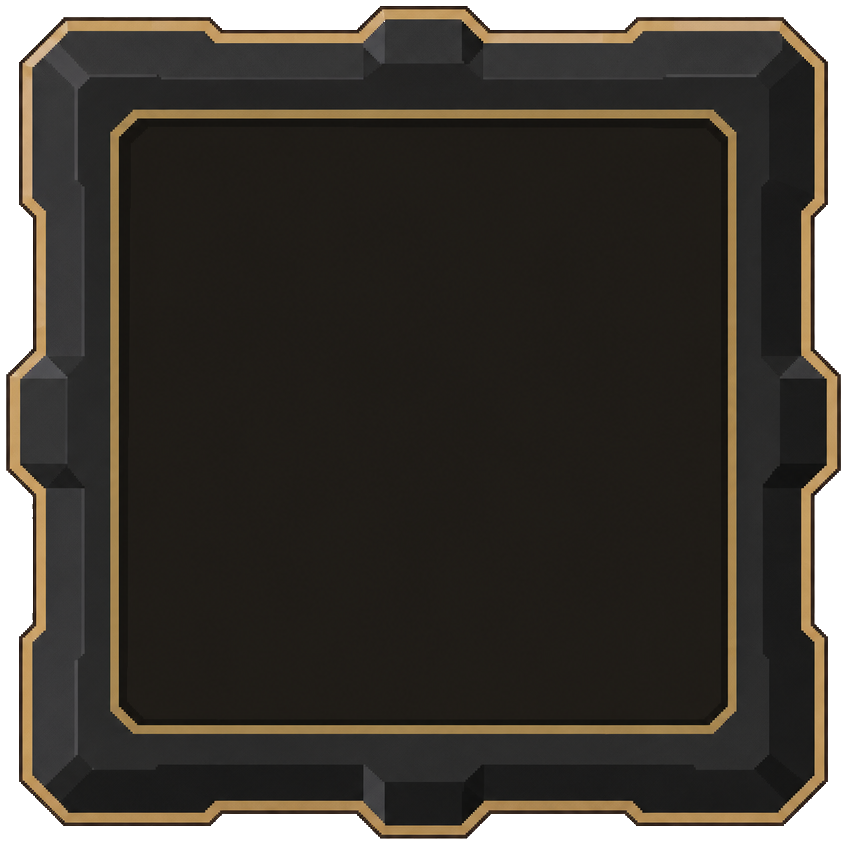
#> input picture context/design/hud-assets/hud-ability-slot.png, 847 x 845 px, found by its file name; its folder holds only this picture in this run
$ python _polish_chrome.py
#> lines starting #> are read from the running program, lines starting #| are printed output that depends on the picture; after the words box and inside, x2 and y2 are one past the last pixel; in counts of white or black regions, pixels touching at a corner belong together
"""Polish HUD / dialogue chrome PNGs: true alpha, hollow centers, trim fringe.

Writes into both context/design/{hud,dialogue}-assets and samples/.../assets/ui/{hud,dialogue}.
"""
from __future__ import annotations

from pathlib import Path

import numpy as np
from PIL import Image

REPO = Path(__file__).resolve().parents[3]
PAIRS = [
    (
        Path(__file__).resolve().parent,
        REPO / "samples" / "open-world-rpg" / "assets" / "ui" / "hud",
        "hud-*.png",
    ),
    (
        REPO / "context" / "design" / "dialogue-assets",
        REPO / "samples" / "open-world-rpg" / "assets" / "ui" / "dialogue",
        "dialogue-*.png",
    ),
]

# Hollow circular rings — punch interior disk.
HOLLOW_CIRCLES = {
    "hud-portrait-ring-hollow.png",
    "hud-portrait-ring.png",
    "hud-minimap-frame.png",
    "dialogue-portrait-ring.png",
}

# Rectangular frames with hollow interior (panel frame).
HOLLOW_FRAMES = {
    "dialogue-panel-frame.png",
}

# Horizontal rail chrome with hollow fill between rails.
HOLLOW_BARS = {
    "hud-resource-bar.png",
}


def luma(rgb: np.ndarray) -> np.ndarray:
    r = rgb[..., 0].astype(np.float32)
    g = rgb[..., 1].astype(np.float32)
    b = rgb[..., 2].astype(np.float32)
    return 0.2126 * r + 0.7152 * g + 0.0722 * b


def chroma(rgb: np.ndarray) -> np.ndarray:
    r = rgb[..., 0].astype(np.float32)
    g = rgb[..., 1].astype(np.float32)
    b = rgb[..., 2].astype(np.float32)
    return np.maximum(np.maximum(r, g), b) - np.minimum(np.minimum(r, g), b)


def checker_mask(rgb: np.ndarray) -> np.ndarray:
    return (chroma(rgb) < 32) & (luma(rgb) > 150)


def flood_from_border(seed: np.ndarray) -> np.ndarray:
    h, w = seed.shape
    visited = np.zeros((h, w), dtype=bool)
    stack: list[tuple[int, int]] = []
    for x in range(w):
        if seed[0, x]:
            stack.append((0, x))
        if seed[h - 1, x]:
            stack.append((h - 1, x))
    for y in range(h):
        if seed[y, 0]:
            stack.append((y, 0))
        if seed[y, w - 1]:
            stack.append((y, w - 1))
    while stack:
        y, x = stack.pop()
        if y < 0 or y >= h or x < 0 or x >= w or visited[y, x] or not seed[y, x]:
            continue
        visited[y, x] = True
        stack.extend(((y - 1, x), (y + 1, x), (y, x - 1), (y, x + 1)))
    return visited


def punch_near_black_border(rgb: np.ndarray, alpha: np.ndarray) -> np.ndarray:
    seed = (alpha > 0) & (chroma(rgb) < 22) & (luma(rgb) < 36)
    return flood_from_border(seed)


def punch_black_background(rgb: np.ndarray, alpha: np.ndarray) -> np.ndarray:
    """Treat near-black low-chroma pixels connected to border as transparent backdrop."""
    seed = (alpha > 0) & (chroma(rgb) < 28) & (luma(rgb) < 42)
    return flood_from_border(seed)


def hollow_circle(alpha: np.ndarray, inner_ratio: float = 0.62) -> np.ndarray:
    h, w = alpha.shape
    yy, xx = np.ogrid[:h, :w]
    cy, cx = (h - 1) * 0.5, (w - 1) * 0.5
    rr = np.sqrt((yy - cy) ** 2 + (xx - cx) ** 2)
    outer = min(h, w) * 0.5
    # Keep ring; clear well inside inner_ratio of outer radius where currently opaque.
    hole = rr < (outer * inner_ratio)
    # Only punch where alpha is currently opaque and roughly circular interior.
    return hole


# [27 lines left out: functions hollow_frame_rect, hollow_bar_rail, not called in this run]


def trim_to_content(arr: np.ndarray, pad: int = 4) -> np.ndarray:
    alpha = arr[..., 3]
    ys, xs = np.where(alpha > 8)
    if len(xs) == 0:
        return arr
    y0 = max(0, int(ys.min()) - pad)
    y1 = min(arr.shape[0], int(ys.max()) + 1 + pad)
    x0 = max(0, int(xs.min()) - pad)
    x1 = min(arr.shape[1], int(xs.max()) + 1 + pad)
    return arr[y0:y1, x0:x1]


def polish(path: Path, out_dirs: list[Path]) -> None:
    name = path.name
    im = Image.open(path).convert("RGBA")
    arr = np.array(im)
    rgb = arr[..., :3]
    alpha = arr[..., 3].copy()

    kill = checker_mask(rgb) & (alpha > 0)
    alpha[kill] = 0
    # Resource-bar rails are near-black — only flood-punch from the very dark border.
    if name in HOLLOW_BARS:
        alpha[punch_near_black_border(rgb, alpha)] = 0
    else:
        alpha[punch_black_background(rgb, alpha)] = 0
        alpha[punch_near_black_border(rgb, alpha)] = 0

    if name in HOLLOW_CIRCLES:
        # Portrait with baked face keeps more fill; hollow variants punch deeper.
        if "hollow" in name or name == "dialogue-portrait-ring.png" or name == "hud-minimap-frame.png":
            ratio = 0.58 if "minimap" in name else 0.62
            hole = hollow_circle(alpha, inner_ratio=ratio)
            alpha[hole] = 0
        elif name == "hud-portrait-ring.png":
            # Keep face placeholder but clear outer black fringe only (already done).
            pass

    if name in HOLLOW_FRAMES:
        alpha[hollow_frame_rect(alpha)] = 0

    if name in HOLLOW_BARS:
        # Avoid eating dark rails — only punch near-black fill / backdrop.
        alpha[hollow_bar_rail(rgb, alpha)] = 0

    out = arr.copy()
    out[..., 3] = alpha
    transparent = out[..., 3] == 0
    out[transparent, 0:3] = 0
    out = trim_to_content(out, pad=6)

    result = Image.fromarray(out)
    for d in out_dirs:
        d.mkdir(parents=True, exist_ok=True)
        result.save(d / name, optimize=True)
    print(f"{name}: transparent={transparent.mean():.1%} size={out.shape[1]}x{out.shape[0]}")


ORIGINALS = Path(r"C:\Users\johnr\.cursor\projects\c-Users-johnr-Documents-3DGameIdea\assets")


def main() -> None:
    for design_dir, sample_dir, pattern in PAIRS:
        for path in sorted(design_dir.glob(pattern)):
            src = ORIGINALS / path.name
            if src.exists():
                Image.open(src).convert("RGBA").save(path)
                print(f"restored {path.name}")
            polish(path, [design_dir, sample_dir])
#> in polish, im is the input picture: PIL image 847x845 RGBA; mean R, G, B, A 42.2, 37.6, 31.1, 228.3
#> in polish, `rgb = arr[..., :3]`:
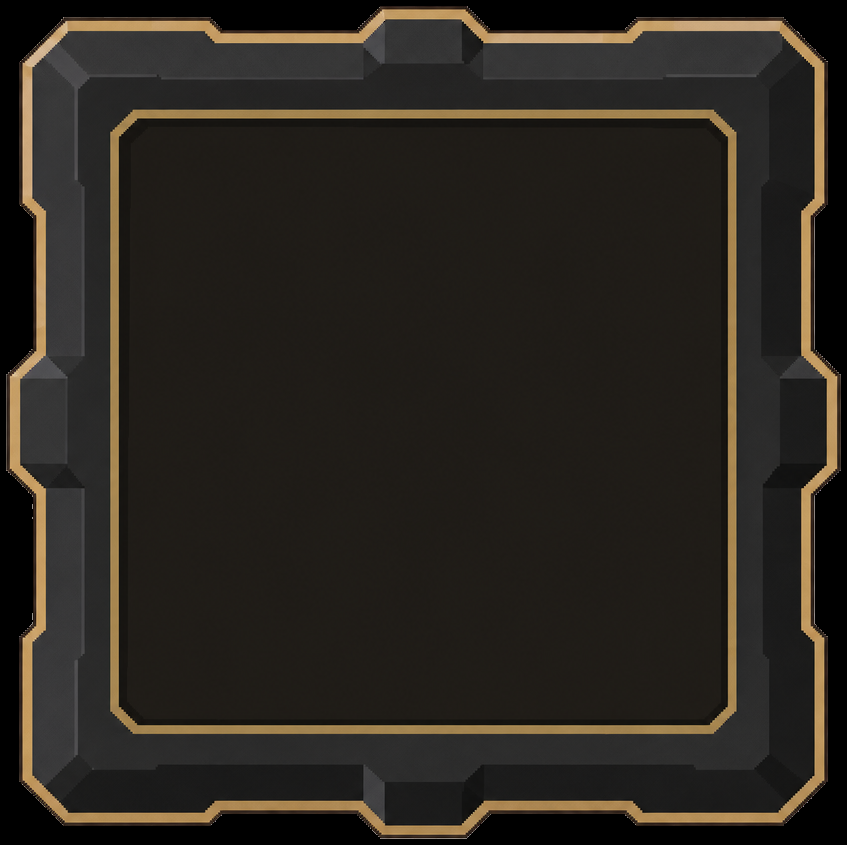
#> rgb: shape (845, 847, 3); mean R, G, B 42.2, 37.6, 31.1
#> in polish, `alpha = arr[..., 3].copy()`:
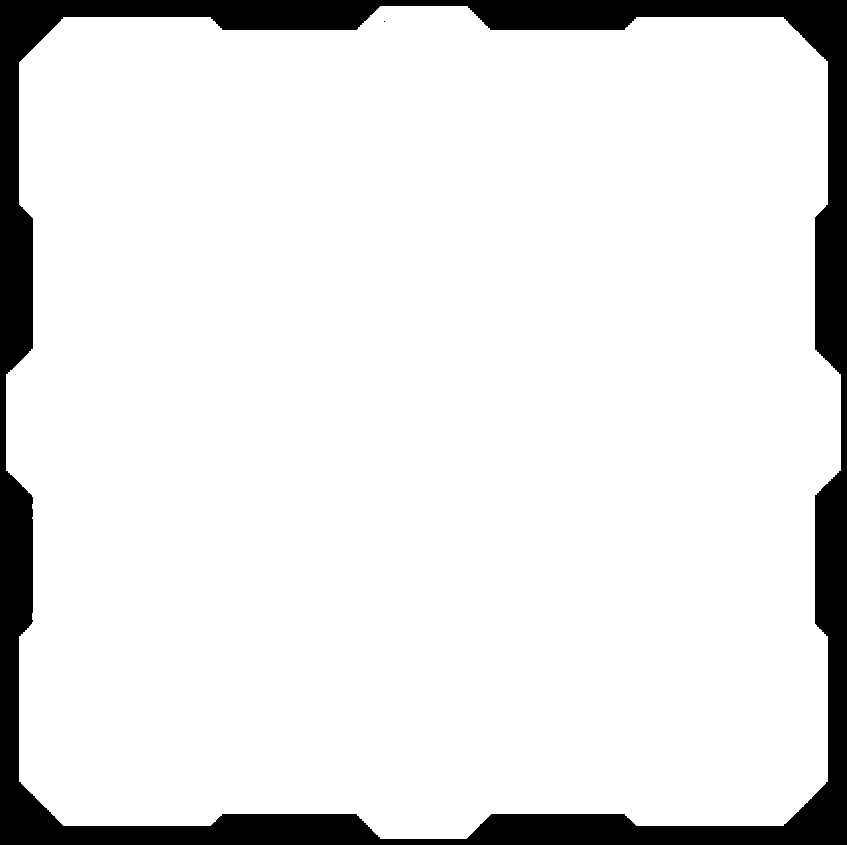
#> alpha: shape (845, 847); 89.5% white; 2 black regions (1 under 20 px), largest, box (x1, y1, x2, y2) and area: (0, 0, 847, 845) 75073
#> in chroma, `b = rgb[..., 2].astype(np.float32)`:
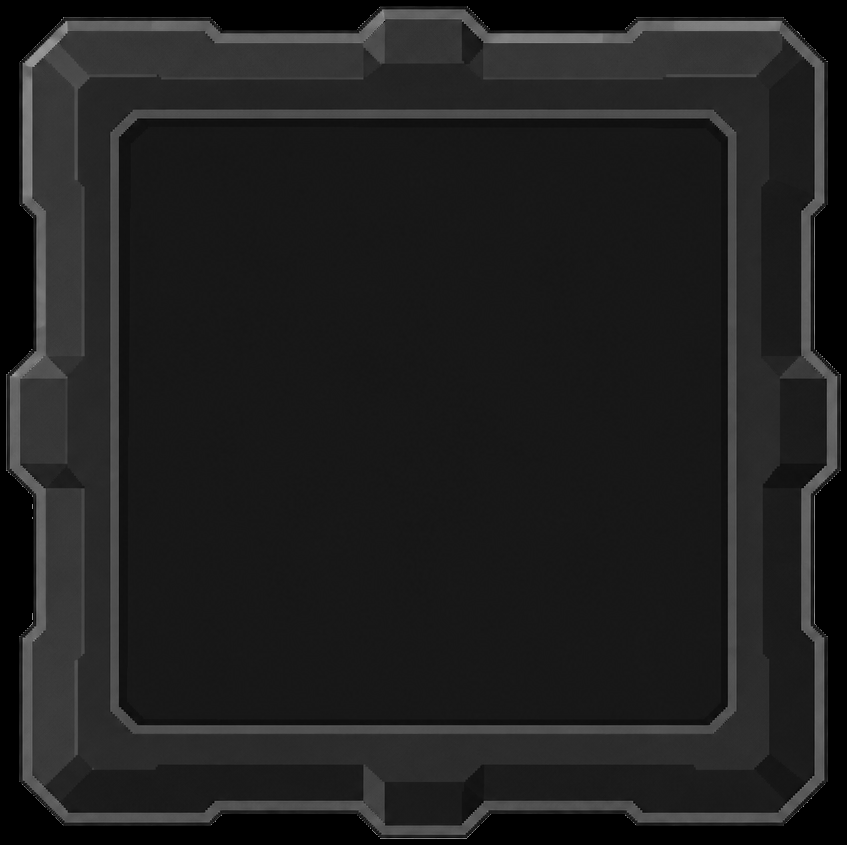
#> b: shape (845, 847) float32; min 0, max 186, mean 31.1
#> in chroma, `return np.maximum(np.maximum(r, g), b) - np.minimum(np.minimum(r, g), b)`:
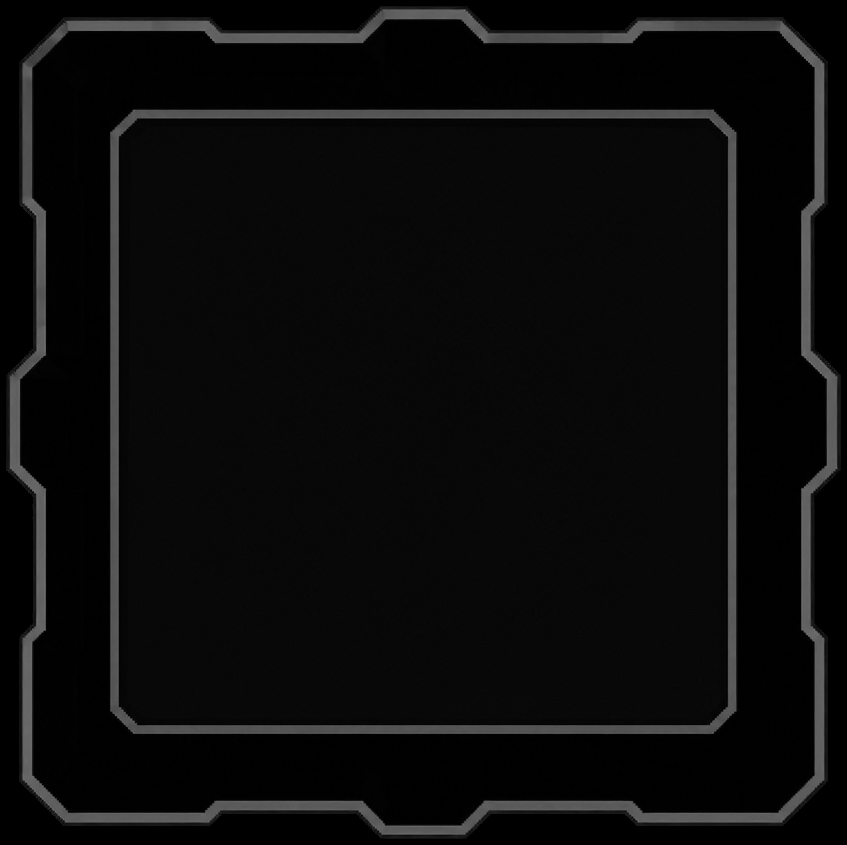
#> returned value: shape (845, 847) float32; min 0, max 118, mean 11.3
#> in checker_mask, `return (chroma(rgb) < 32) & (luma(rgb) > 150)`: returned value: shape (845, 847) bool; every value is 0
#> in punch_black_background, `seed = (alpha > 0) & (chroma(rgb) < 28) & (luma(rgb) < 42)`:
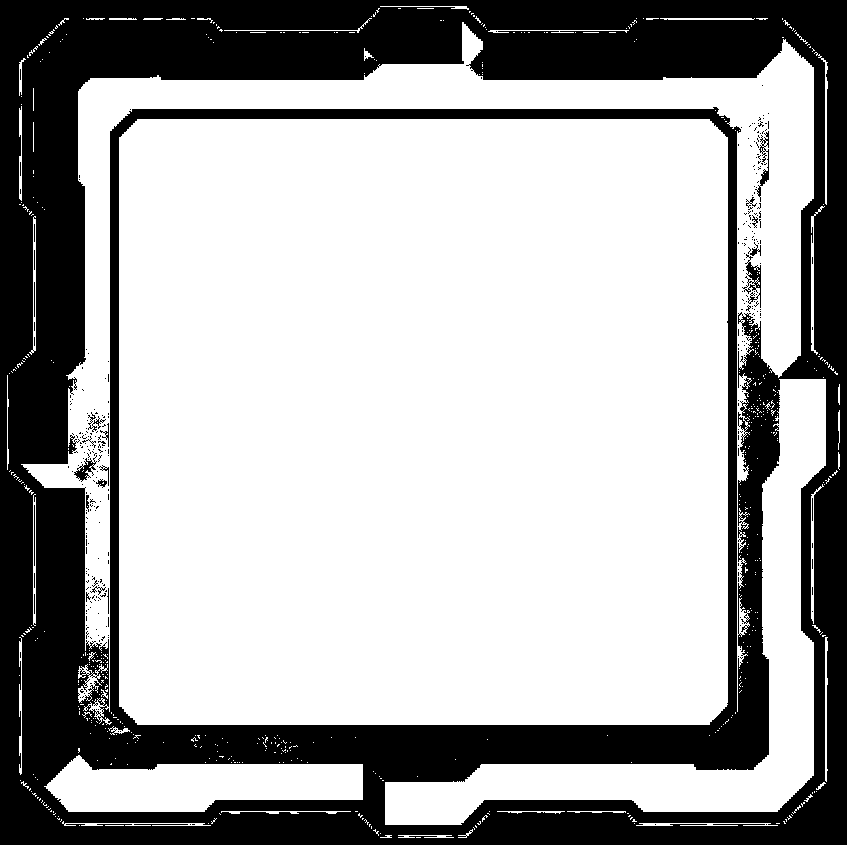
#> seed: shape (845, 847) bool; 67.2% white; 326 black regions (305 under 20 px), largest, box (x1, y1, x2, y2) and area: (0, 0, 847, 845) 232379, (742, 254, 761, 308) 354, (755, 131, 769, 202) 260
#> after the loop in flood_from_border, `for x in range(w):`: stack = []
#> in punch_near_black_border, `seed = (alpha > 0) & (chroma(rgb) < 22) & (luma(rgb) < 36)`:
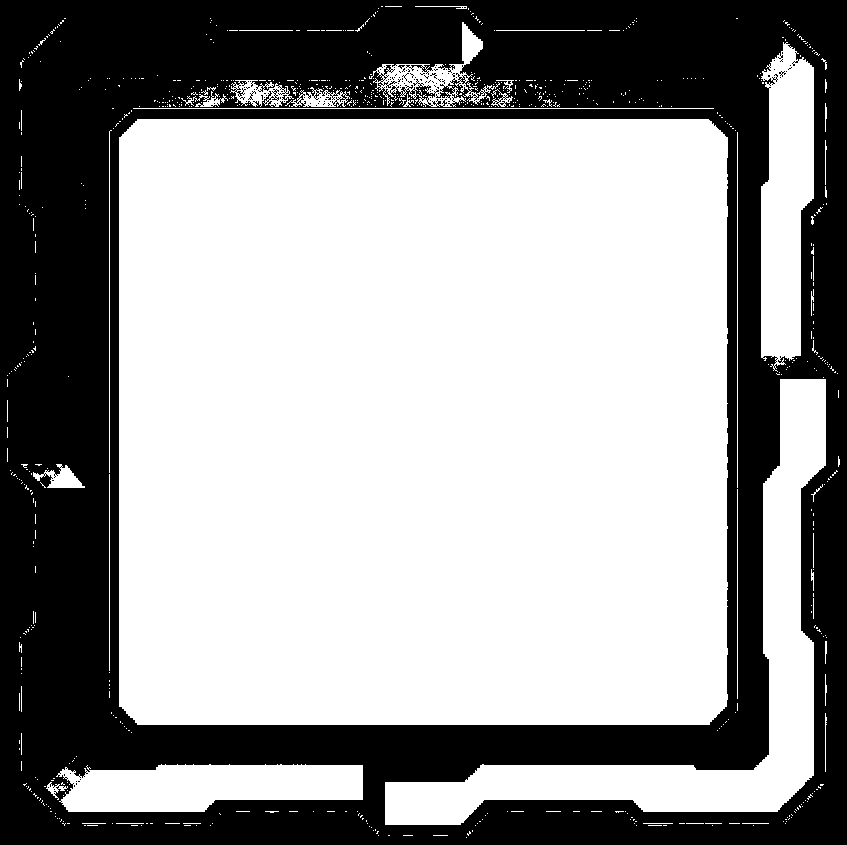
#> seed: shape (845, 847) bool; 60.9% white; 123 black regions (122 under 20 px), largest, box (x1, y1, x2, y2) and area: (0, 0, 847, 845) 279266
#> in trim_to_content, `y0 = max(0, int(ys.min()) - pad)`: y0 = 0
#> in trim_to_content, `y1 = min(arr.shape[0], int(ys.max()) + 1 + pad)`: y1 = 845
#> in trim_to_content, `x0 = max(0, int(xs.min()) - pad)`: x0 = 0
#> in trim_to_content, `x1 = min(arr.shape[1], int(xs.max()) + 1 + pad)`: x1 = 847
#| hud-ability-slot.png: transparent=10.5% size=847x845
#> pass 2 of the loop in main, `for design_dir, sample_dir, pattern in PAIRS:`:
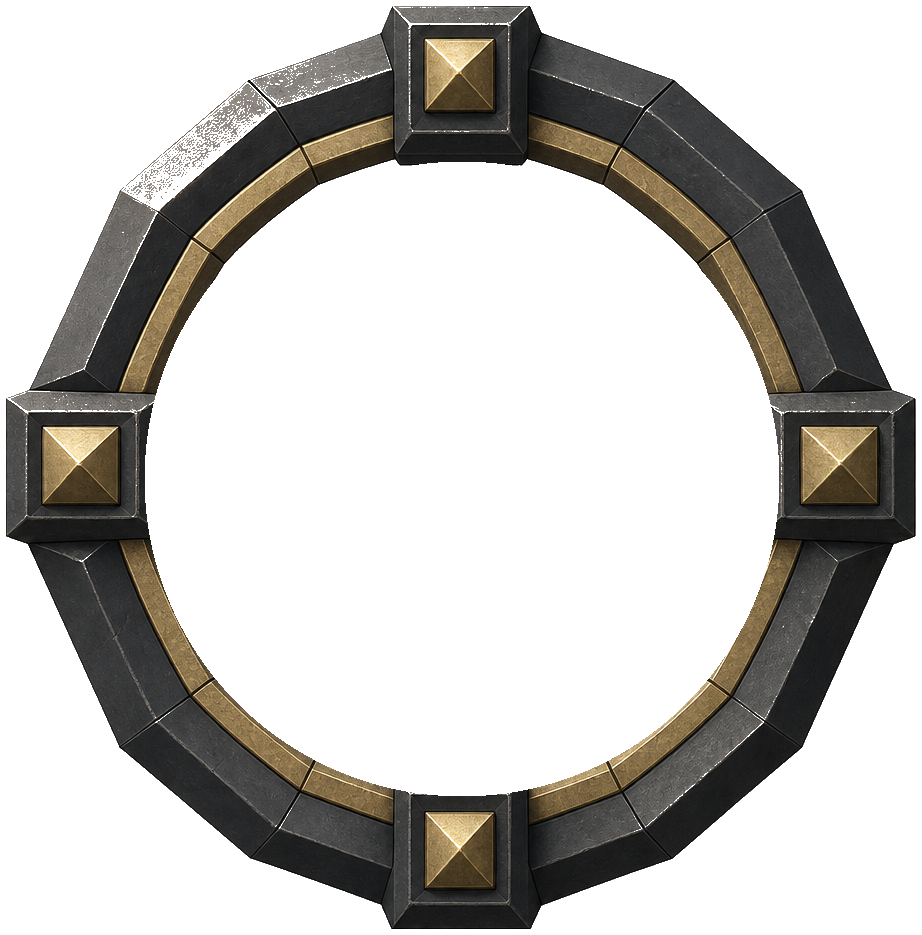
#> input picture context/design/dialogue-assets/dialogue-portrait-ring.png, 922 x 935 px, found by its file name
#> in polish, im is the input picture: PIL image 922x935 RGBA; mean R, G, B, A 24.3, 22.5, 19.5, 83.9
#> rgb: shape (935, 922, 3)
#> in polish (call 2), `alpha = arr[..., 3].copy()`:
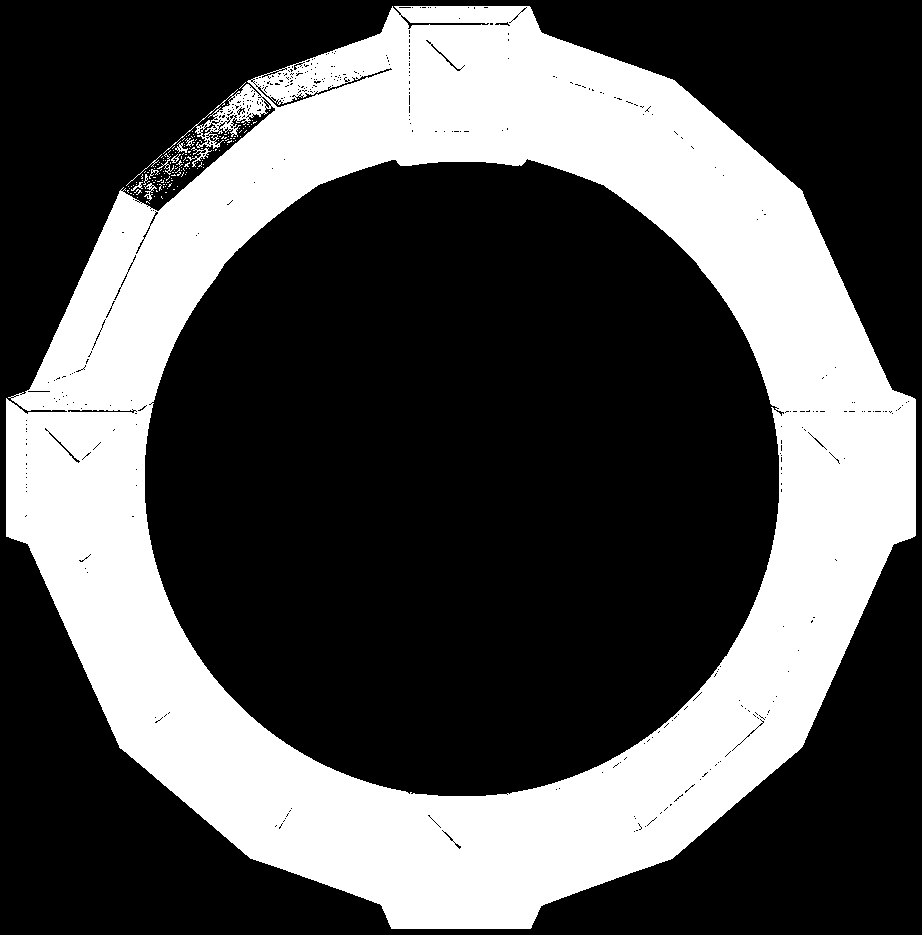
#> alpha: shape (935, 922); 32.9% white; 155 white regions (144 under 20 px), largest, box (x1, y1, x2, y2) and area: (6, 6, 916, 929) 282745, (187, 147, 212, 167) 120, (144, 183, 157, 201) 76
#> r: shape (935, 922) float32
#> g: shape (935, 922) float32
#> b: shape (935, 922) float32
#> in polish (call 2), `hole = hollow_circle(alpha, inner_ratio=ratio)`:
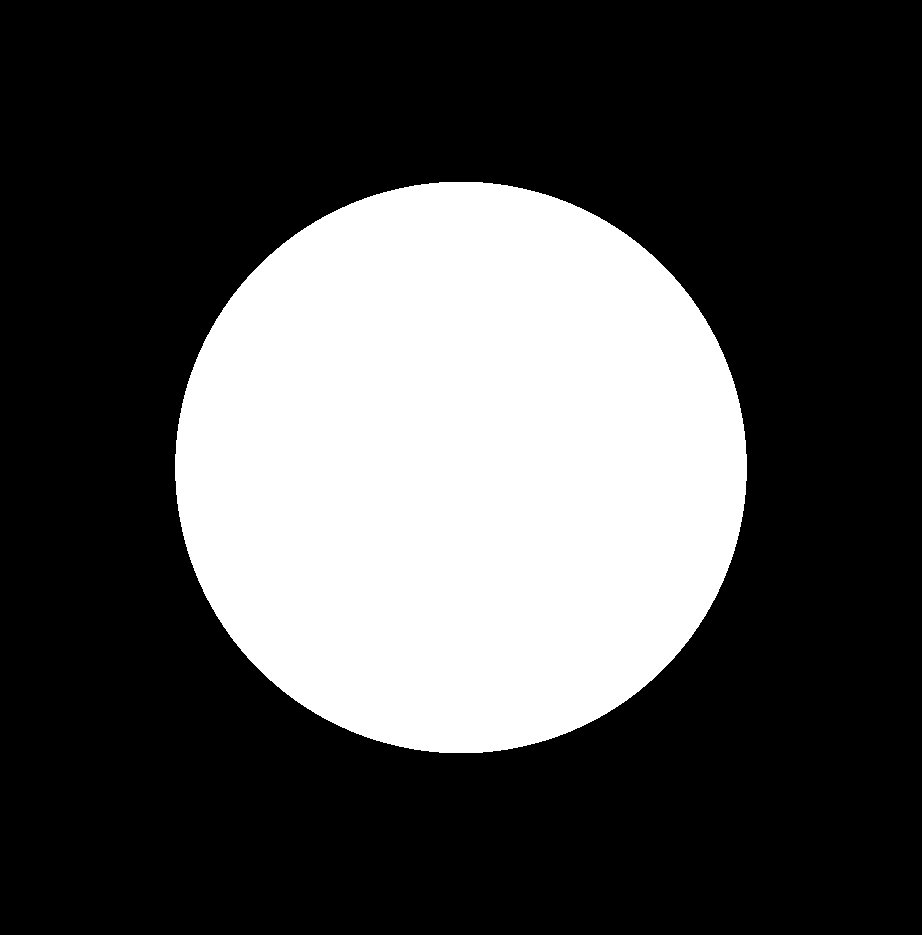
#> hole: shape (935, 922) bool; 29.8% white; 1 white region, box (x1, y1, x2, y2) and area: (175, 182, 747, 753) 256656
#| dialogue-portrait-ring.png: transparent=67.1% size=922x935


if __name__ == "__main__":
    main()
